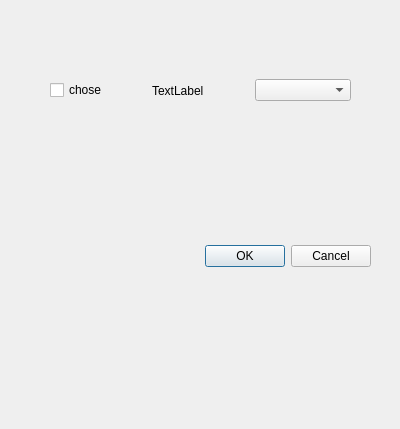
<?xml version="1.0" encoding="UTF-8"?>
<ui version="4.0">
 <class>Dialog</class>
 <widget class="QDialog" name="Dialog">
  <property name="geometry">
   <rect>
    <x>0</x>
    <y>0</y>
    <width>400</width>
    <height>429</height>
   </rect>
  </property>
  <property name="windowTitle">
   <string>Dialog</string>
  </property>
  <widget class="QDialogButtonBox" name="buttonBox">
   <property name="geometry">
    <rect>
     <x>30</x>
     <y>240</y>
     <width>341</width>
     <height>32</height>
    </rect>
   </property>
   <property name="orientation">
    <enum>Qt::Horizontal</enum>
   </property>
   <property name="standardButtons">
    <set>QDialogButtonBox::Cancel|QDialogButtonBox::Ok</set>
   </property>
  </widget>
  <widget class="QWidget" name="horizontalLayoutWidget">
   <property name="geometry">
    <rect>
     <x>50</x>
     <y>70</y>
     <width>301</width>
     <height>41</height>
    </rect>
   </property>
   <layout class="QHBoxLayout" name="horizontalLayout">
    <item>
     <widget class="QCheckBox" name="xuanze">
      <property name="text">
       <string>chose</string>
      </property>
     </widget>
    </item>
    <item>
     <widget class="QLabel" name="label">
      <property name="text">
       <string>TextLabel</string>
      </property>
     </widget>
    </item>
    <item>
     <widget class="QComboBox" name="comboBox"/>
    </item>
   </layout>
  </widget>
 </widget>
 <resources/>
 <connections>
  <connection>
   <sender>buttonBox</sender>
   <signal>accepted()</signal>
   <receiver>Dialog</receiver>
   <slot>accept()</slot>
   <hints>
    <hint type="sourcelabel">
     <x>248</x>
     <y>254</y>
    </hint>
    <hint type="destinationlabel">
     <x>157</x>
     <y>274</y>
    </hint>
   </hints>
  </connection>
  <connection>
   <sender>buttonBox</sender>
   <signal>rejected()</signal>
   <receiver>Dialog</receiver>
   <slot>reject()</slot>
   <hints>
    <hint type="sourcelabel">
     <x>316</x>
     <y>260</y>
    </hint>
    <hint type="destinationlabel">
     <x>286</x>
     <y>274</y>
    </hint>
   </hints>
  </connection>
  <connection>
   <sender>xuanze</sender>
   <signal>clicked()</signal>
   <receiver>Dialog</receiver>
   <slot>chose()</slot>
   <hints>
    <hint type="sourcelabel">
     <x>98</x>
     <y>89</y>
    </hint>
    <hint type="destinationlabel">
     <x>199</x>
     <y>222</y>
    </hint>
   </hints>
  </connection>
 </connections>
 <slots>
  <slot>chose()</slot>
 </slots>
</ui>
